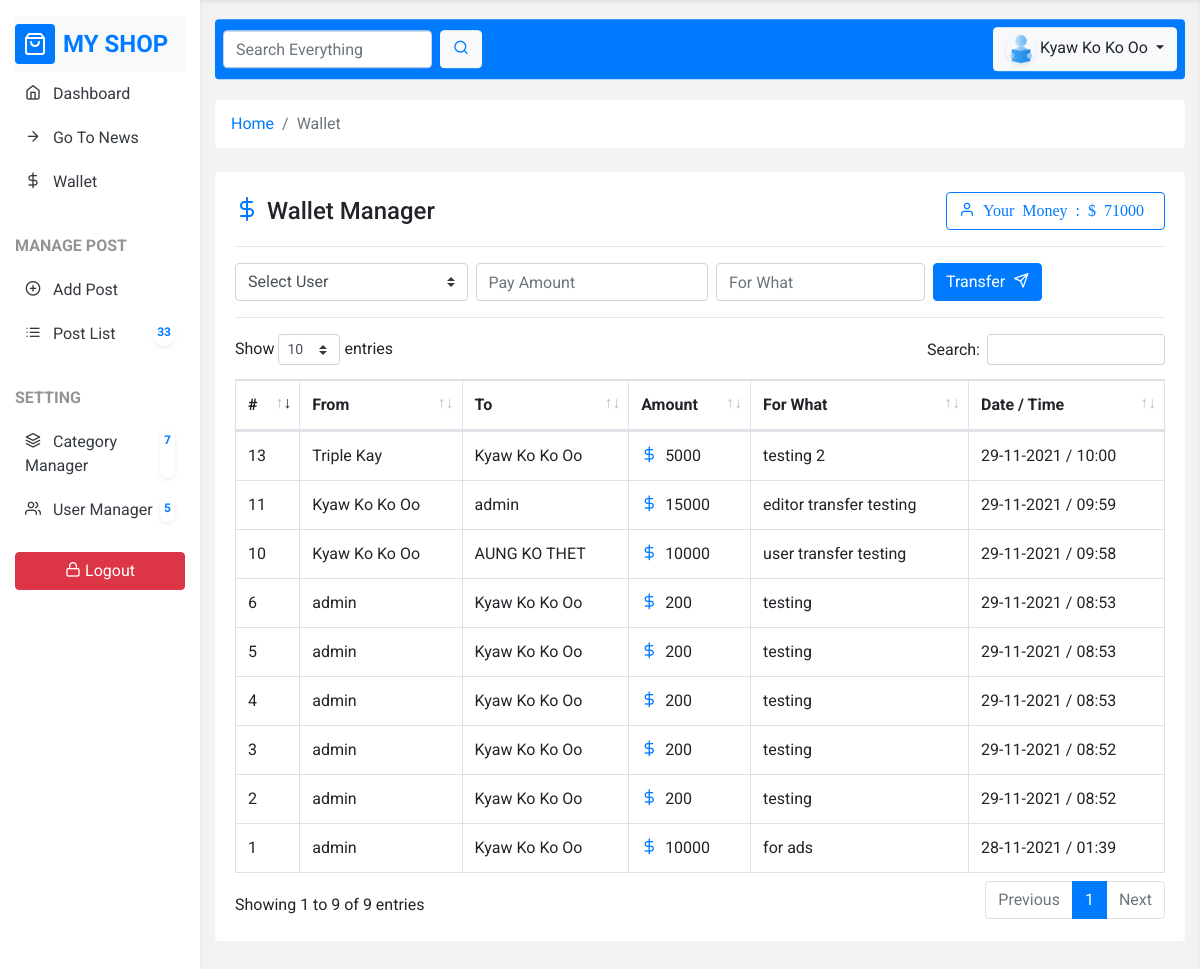
Page /wallet.php (signed in) on the committed database.
### tables this page shows
CREATE TABLE `users` (
  `id` int(11) NOT NULL,
  `name` varchar(50) NOT NULL,
  `email` varchar(50) NOT NULL,
  `password` varchar(255) NOT NULL,
  `role` enum('0','1','2') NOT NULL DEFAULT '2',
  `photo` varchar(255) NOT NULL DEFAULT 'default.png',
  `money` bigint(20) NOT NULL DEFAULT 0,
  `created_at` timestamp NOT NULL DEFAULT current_timestamp()
);

CREATE TABLE `transition` (
  `id` int(11) NOT NULL,
  `from_user` int(11) NOT NULL,
  `to_user` int(11) NOT NULL,
  `amount` double NOT NULL,
  `description` varchar(255) NOT NULL,
  `created_at` timestamp NOT NULL DEFAULT current_timestamp()
);

### core/base.php (called while the page is built, shortened)
<?php
function con(){
  return mysqli_connect("localhost","root","","blog");
}
$url = "http://{$_SERVER['HTTP_HOST']}";

### core/function.php (called while the page is built, shortened)
<?php
function fetch($sql){
    $query = mysqli_query(con(), $sql);
    $row = mysqli_fetch_assoc($query);
    return $row;
}
function fetchAll($sql){
    $query = mysqli_query(con(), $sql);
    $rows = [];
    while($row = mysqli_fetch_assoc($query)){
        array_push($rows,$row);
    }
    return $rows;
}
function user($id){
    $sql = "SELECT * FROM users WHERE id = $id";
    return fetch($sql);
}
function transitions(){
    $user_id = $_SESSION['user']['id'];
    if($_SESSION['user']['role'] == 0){
        $sql = "SELECT * FROM transition";
    }else{
        $sql = "SELECT * FROM transition WHERE from_user = $user_id OR to_user = $user_id";
    }
    return fetchAll($sql);
}

### wallet.php (the view, shortened to what this page needs)
<?php include "template/header.php"; ?>
<div class="row">
    <div class="col-12">
        <nav aria-label="breadcrumb">
            <ol class="breadcrumb bg-white mb-4">
                <li class="breadcrumb-item"><a href="<?php echo $url; ?>/dashboard.php">Home</a></li>
                <li class="breadcrumb-item active" aria-current="page">Wallet</li>
            </ol>
        </nav>
    </div>
</div>
<div class="row">
    <div class="col-12">
        <div class="card mb-4">
            <div class="card-body">
                <div class="d-flex justify-content-between align-items-center">
                    <h4 class="mb-0">
                        <i class="feather-dollar-sign text-primary mr-2"></i>Wallet Manager
                    </h4>
                    <a href="#" class="btn btn-outline-primary">
                        <i class="feather-user mr-2">
                            Your Money : $ <?php echo user($_SESSION['user']['id'])['money']; ?>
                        </i>
                    </a>
                </div>
                <hr>
                <form action="#" method="POST">
                    <div class="form-inline">
                        <select name="to_user" class="custom-select mr-2 w-25" id="">
                            <option value="0" selected disabled>Select User</option>
                        </select>
                        <input type="number" name="amount" placeholder="Pay Amount" min="100" max="<?php echo user($_SESSION['user']['id'])['money']; ?>" class="form-control w-25 mr-2" required>
                        <input type="text" name="description" placeholder="For What" required class="form-control mr-2">
                        <button name="pay-btn" type="submit" class="btn btn-primary">Transfer<i class="feather-send text-white ml-2"></i></button>
                    </div>
                </form>
                <hr>
                <table class="table table-bordered table-hover">
                    <thead>
                        <tr>
                            <th>#</th>
                            <th>From</th>
                            <th>To</th>
                            <th>Amount</th>
                            <th>For What</th>
                            <th>Date / Time</th>
                        </tr>
                    </thead>
                    <tbody>
                        <?php foreach(transitions() as $t){ ?>
                                <tr>
                                    <td><?php echo $t['id']; ?></td>
                                    <td><?php echo user($t['from_user'])['name']; ?></td>
                                    <td><?php echo user($t['to_user'])['name']; ?></td>
                                    <td><i class="feather-dollar-sign mr-2 text-primary"></i><?php echo $t['amount']; ?></td>
                                    <td><?php echo $t['description']; ?></td>
                                    <td><?php echo date("d-m-Y / h:i",strtotime($t['created_at'])); ?></td>
                                </tr>
                        <?php } ?>
                    </tbody>
                </table>
            </div>
        </div>
    </div>
</div>
<?php include "template/footer.php"; ?>

### assets/css/style.css (style rules this page uses)
* { font-family: 'Roboto', sans-serif; }
:root { --primary-soft: #f3f3f3; }
.card { border:none; }
.table tr td { vertical-align: middle !important; }

### rows in the picture
users: money "71000"
transition: id "1", from_user.name "admin", to_user.name "Kyaw Ko Ko Oo", amount "10000", description "for ads", created_at "28-11-2021 / 01:39"
transition: id "2", from_user.name "admin", to_user.name "Kyaw Ko Ko Oo", amount "200", description "testing", created_at "29-11-2021 / 08:52"
transition: id "3", from_user.name "admin", to_user.name "Kyaw Ko Ko Oo", amount "200", description "testing", created_at "29-11-2021 / 08:52"
transition: id "4", from_user.name "admin", to_user.name "Kyaw Ko Ko Oo", amount "200", description "testing", created_at "29-11-2021 / 08:53"
transition: id "5", from_user.name "admin", to_user.name "Kyaw Ko Ko Oo", amount "200", description "testing", created_at "29-11-2021 / 08:53"
transition: id "6", from_user.name "admin", to_user.name "Kyaw Ko Ko Oo", amount "200", description "testing", created_at "29-11-2021 / 08:53"
transition: id "10", from_user.name "Kyaw Ko Ko Oo", to_user.name "AUNG KO THET", amount "10000", description "user transfer testing", created_at "29-11-2021 / 09:58"
transition: id "11", from_user.name "Kyaw Ko Ko Oo", to_user.name "admin", amount "15000", description "editor transfer testing", created_at "29-11-2021 / 09:59"
transition: id "13", from_user.name "Triple Kay", to_user.name "Kyaw Ko Ko Oo", amount "5000", description "testing 2", created_at "29-11-2021 / 10:00"

### other values in the picture
countTotal('posts') "33"
countTotal('categories') "7"
countTotal('users') "5"
$_SESSION['user']['name'] "Kyaw Ko Ko Oo"
